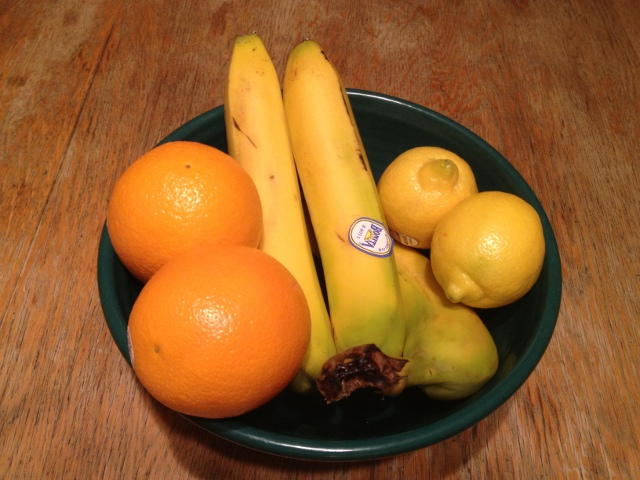
#> input picture fruit-bowl.jpg, 640 x 480 px
$ python CannyEdge.py
#> lines starting #> are read from the running program, lines starting #| are printed output that depends on the picture
import cv2
import numpy as np
from matplotlib import pyplot as plt
from enum import Enum
import math

plt.close('all')

# this is just to unconfuse pycharm
# this also fixes autocomplete when typed cv2. instead of cv2.cv2
try:
    from cv2 import cv2
except ImportError:
    pass

class SobelType(Enum):
    X = "x"
    Y = "y"

def loadImage(filename):
    return cv2.imread(filename)

def convertImageToGreyscale(image):
    return cv2.cvtColor(image, cv2.COLOR_BGR2GRAY)

# [5 lines left out: function getSobelOperator, not called in this run]

def getGaussianFilterForSmoothing():
    return np.array([[2, 4, 5, 2, 2], [4, 9, 12, 9, 4], [5, 12, 15, 12, 5], [4, 9, 12, 9, 4], [2, 4, 5, 4, 2]]) / 156

def getEmptyMask():
    return np.array([[0, 0, 0], [0, 0, 0], [0, 0, 0]])

# iterate the kernel over the image
# [113 lines left out: functions iterate, findGradients, quantizedTheta, getGradientMagnitute, getGradientDirection, nonMaximumSuppression and 1 more, not called in this run]

def smoothing(img):
    return iterate(img, getGaussianFilterForSmoothing())

# [28 lines left out: functions thresholding, computeCanny, not called in this run]


# start loading image
img_lenna = loadImage("Lenna.png")
img_fruit = loadImage("fruit-bowl.jpg")
#> call 2 of loadImage, with filename = 'fruit-bowl.jpg'
#> in loadImage, returned value is the input picture: shape (480, 640, 3); mean B, G, R 41.1, 96.4, 152.1
img_house = loadImage("house.jpg")
#> call 3 of loadImage, with filename = 'house.jpg'
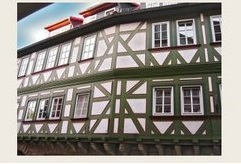
#> input picture house.jpg, 241 x 164 px
#> in loadImage, returned value is the input picture: shape (164, 241, 3); mean B, G, R 132.3, 138.4, 143.9
img_woman = loadImage("woman.JPG")
#> call 4 of loadImage, with filename = 'woman.JPG'
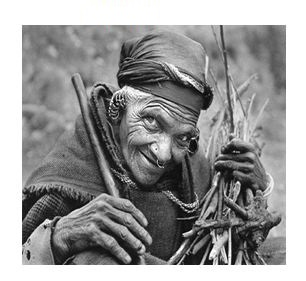
#> input picture woman.JPG, 306 x 281 px
#> in loadImage, returned value is the input picture: shape (281, 306, 3); mean B, G, R 152.7, 152.7, 152.7
img_camemaran = loadImage("cameraman.jpg")
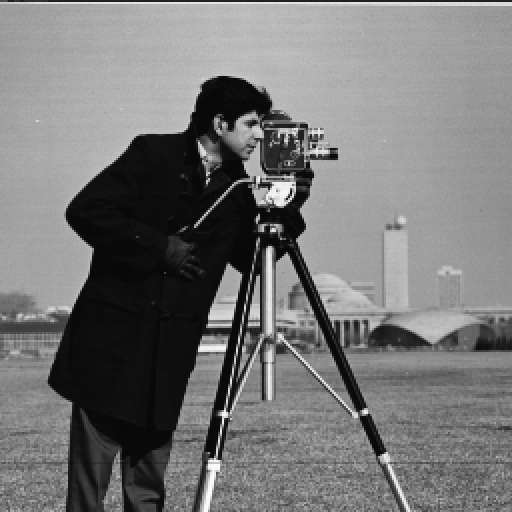
#> input picture cameraman.jpg, 512 x 512 px
#> in loadImage, returned value is the input picture: shape (512, 512, 3); min 0, max 255, mean 118.7

# convert grayscale
#> (the run stopped early here; a loop or call above may not have finished)
